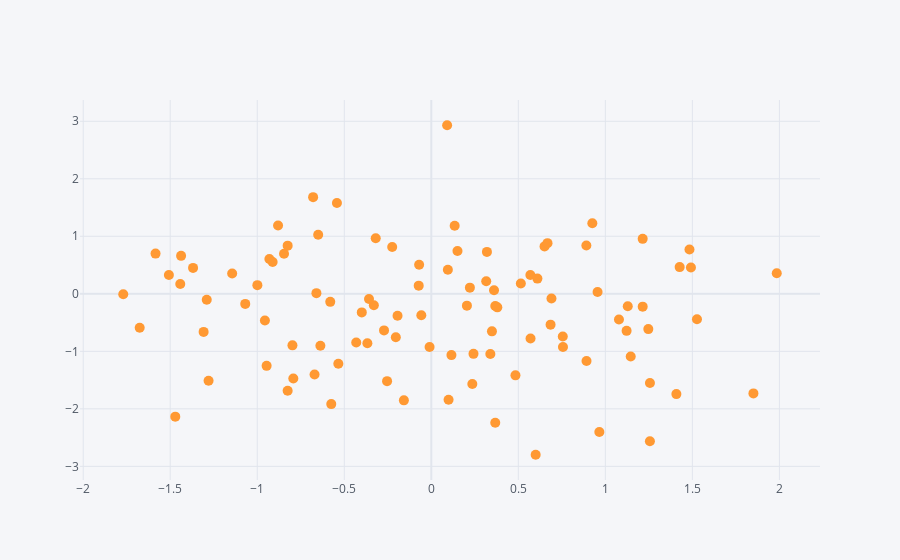

Source (notebook cell):
### Markdown cell above
## Scatter

### Code cell
df.iplot(kind='scatter',x='A',y='B',mode='markers',size=10)
